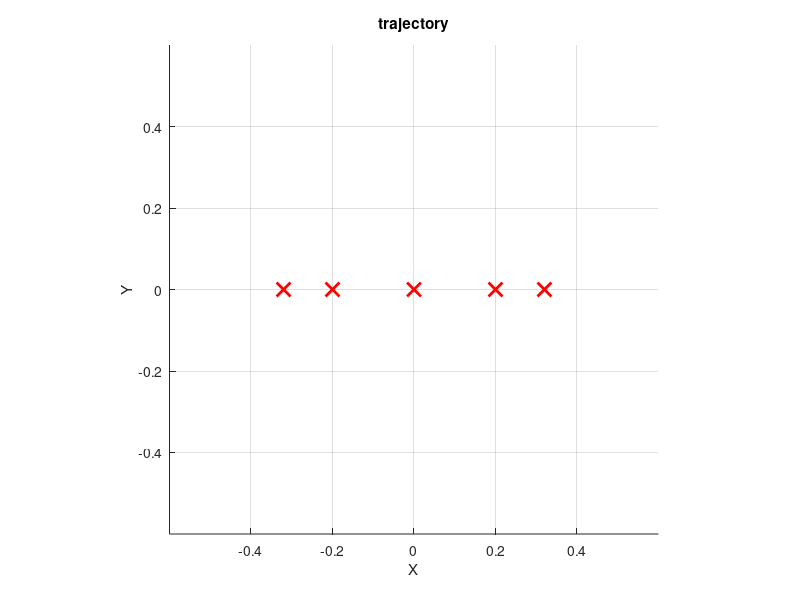

Source code (MATLAB): (Note: this script raises an error after producing the figure.)
clc;
clear;
close all;

d1 = 0.1; l1 = 0.2; l2 = 0.2; l3 = 0.1;

% targets = [
%             -0.3,-0.1,0.3,pi/4;
%             0.32,0.0,0.2,-pi/2];
%      0.2                , 0.0               , 0.4, pi/4     ;           %1
%      0.2*cos(pi*8/10)   , 0.2*sin(pi*8/10)  , 0.4, pi/6     ;           %3
%      0.2*cos(pi*16/10)  , 0.2*sin(pi*16/10) , 0.4, 0        ;           %5
%      0.2*cos(pi*4/10)   , 0.2*sin(pi*4/10)  , 0.4, -pi/5    ;           %2
%      0.2*cos(pi*12/10)  , 0.2*sin(pi*12/10) , 0.4, 0        ;           %4
%      0.2                , 0.0               , 0.4, 0];

targets = [
     0.32                , 0.0               , 0.2, -pi/2    ;           %1
     0.2                , 0.0               , 0.4, 0       ;           %3
     0.0                , 0.0               , 0.6, pi/2       ;           %5
     -0.2               , 0.0               , 0.4, 0       ;           %4
     -0.32               , 0.0               , 0.2, -pi/2];

% CONFIG
figure;
hold on;
axis equal;
grid on;
xlim([-0.6, 0.6]);
ylim([-0.6, 0.6]);
zlim([0, 0.8]);
xlabel('X');
ylabel('Y');
zlabel('Z');
title('trajectory');

plot3(targets(:, 1), targets(:, 2), targets(:, 3), 'rx', 'MarkerSize', 10, 'LineWidth', 2); % 目标点

draw_arm = @(P1, P2, P3, P4, P5) plot3(... 
    [0, P1(1), P2(1), P3(1), P4(1), P5(1)], ... 
    [0, P1(2), P2(2), P3(2), P4(2), P5(2)], ...
    [0, P1(3), P2(3), P3(3), P4(3), P5(3)], ...
    '-o', 'LineWidth', 2, 'MarkerSize', 6);

trajectory = []; 


for i = 1:size(targets, 1)-1
    start_point = targets(i, :);
    end_point = targets(i+1, :);


    num_steps = 50; 
    interpolated_points = [linspace(start_point(1), end_point(1), num_steps)', ...
                           linspace(start_point(2), end_point(2), num_steps)', ...
                           linspace(start_point(3), end_point(3), num_steps)', ...
                           linspace(start_point(4), end_point(4), num_steps)']; 

    for j = 1:size(interpolated_points, 1)
        x = interpolated_points(j, 1);
        y = interpolated_points(j, 2);
        z = interpolated_points(j, 3);
        theta_fixed = interpolated_points(j, 4); 

        theta1 = atan2(y,x);
    % p in RRR manipulator
        xv = x / cos(theta1); yv = z - d1;
    
        % IK
        [theta2, theta3, theta4] = planar_arm_inverse_no_orientation(xv, yv, l1, l2, l3, theta_fixed);
        xx = (l1*cos(theta2)+l2*cos(theta2+theta3)+l3*cos(theta2+theta3+theta4))*cos(theta1);
        yy = (l1*cos(theta2)+l2*cos(theta2+theta3)+l3*cos(theta2+theta3+theta4))*sin(theta1);
        zz = l1*sin(theta2)+l2*sin(theta2+theta3)+l3*sin(theta2+theta3+theta4)+d1;
        P5 = [xx,yy,zz];
        P4 = [(l1*cos(theta2)+l2*cos(theta2+theta3))*cos(theta1), (l1*cos(theta2)+l2*cos(theta2+theta3))*sin(theta1), l1*sin(theta2)+l2*sin(theta2+theta3)+d1];
        P3 = [(l1*cos(theta2))*cos(theta1), (l1*cos(theta2))*sin(theta1), l1*sin(theta2)+d1];
        P2 = [0,0,d1];
        P1 = [0,0,0];

        trajectory = [trajectory; P5];

        cla;
        draw_arm(P1, P2, P3, P4, P5);
        plot3(trajectory(:, 1), trajectory(:, 2), trajectory(:, 3), 'b-', 'LineWidth', 1.5); 
        plot3(targets(:, 1), targets(:, 2), targets(:, 3), 'rx', 'MarkerSize', 10, 'LineWidth', 2); 
        pause(2); 
    end
end

plot3(trajectory(:, 1), trajectory(:, 2), trajectory(:, 3), 'b-', 'LineWidth', 1.5); 

function [theta2, theta3, theta4] = planar_arm_inverse_no_orientation(x, y, a1, a2, a3, fixed_theta4)
    theta4 = fixed_theta4;

    x_eff = x - a3 * cos(theta4);
    y_eff = y - a3 * sin(theta4);
    r_eff = sqrt(x_eff^2 + y_eff^2);

    if r_eff > (a1 + a2) || r_eff < abs(a1 - a2)
        error('exceeded');
    end

    cos_theta2 = (x_eff^2 +y_eff^2 - a1^2 - a2^2) / (2 * a1 * a2);
    theta3 = acos(cos_theta2);

%     ss1 = ((a1+a2*cos(theta2))*y_eff-a2*sin(theta2)*x_eff)/(x_eff^2+y_eff^2);
%     cc1 = ((a1+a2*cos(theta2))*x_eff+a2*sin(theta2)*y_eff)/(x_eff^2+y_eff^2);
%     theta1 = atan2(ss1,cc1);
    
    phi = atan2(y_eff, x_eff);
    psi = atan2(a2 * sin(theta3), a1 + a2 * cos(theta3));
    theta2 = phi - psi;
    theta4 = theta4 - theta2 - theta3;
end
